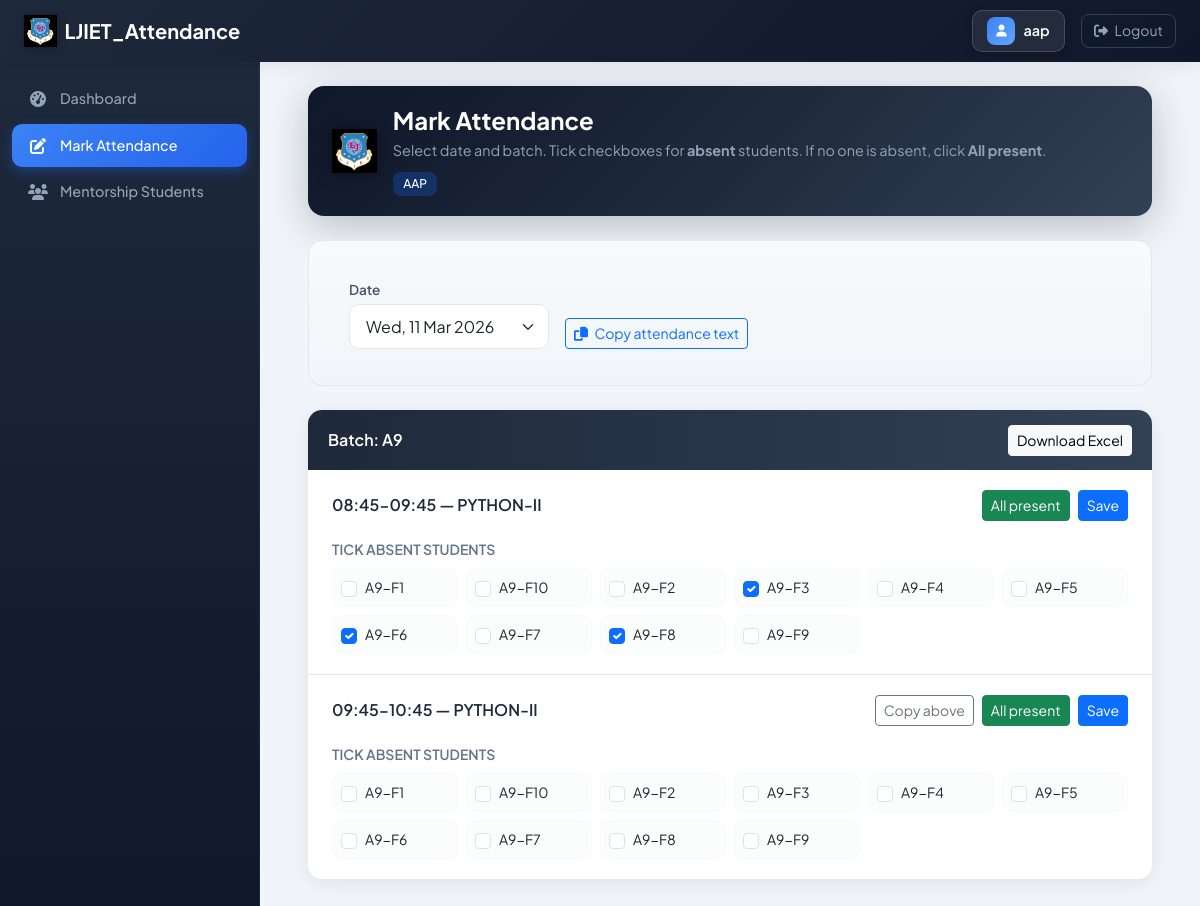
/portal/faculty/attendance/ (signed in), run on the app's committed database.
### core/models.py (models this page shows, shortened)
class Faculty(models.Model):
    department = models.ForeignKey(Department, on_delete=models.CASCADE)
    full_name = models.CharField(max_length=200)
    short_name = models.CharField(max_length=30)  # e.g. UMS, PSK
    email = models.EmailField(blank=True)
    user = models.OneToOneField(
        User, on_delete=models.SET_NULL, null=True, blank=True, related_name='faculty_profile'
    )
    class Meta:
        ordering = ['full_name']
        verbose_name_plural = 'Faculties'

class Batch(models.Model):
    department = models.ForeignKey(Department, on_delete=models.CASCADE)
    name = models.CharField(max_length=100)  # e.g. A1, B2, CE-A
    class Meta:
        ordering = ['name']
        unique_together = ('department', 'name')

class ScheduleSlot(models.Model):
    department = models.ForeignKey(Department, on_delete=models.CASCADE)
    faculty = models.ForeignKey(Faculty, on_delete=models.CASCADE)
    subject = models.ForeignKey(Subject, on_delete=models.CASCADE)
    batch = models.ForeignKey(Batch, on_delete=models.CASCADE)
    day = models.CharField(max_length=20)  # Monday, Tuesday, ...
    time_slot = models.CharField(max_length=50)  # e.g. 08:45-09:45, Lec 1
    class Meta:
        ordering = ['day', 'time_slot']
        unique_together = ('department', 'batch', 'day', 'time_slot')

class Subject(models.Model):
    department = models.ForeignKey(Department, on_delete=models.CASCADE)
    name = models.CharField(max_length=150)
    code = models.CharField(max_length=30, blank=True)
    class Meta:
        ordering = ['name']
        unique_together = ('department', 'name')

class Student(models.Model):
    department = models.ForeignKey(Department, on_delete=models.CASCADE)
    batch = models.ForeignKey(Batch, on_delete=models.CASCADE)
    roll_no = models.CharField(max_length=30)
    enrollment_no = models.CharField(max_length=50, blank=True)
    name = models.CharField(max_length=200)
    email = models.EmailField(blank=True)
    mentor = models.ForeignKey(
        Faculty, on_delete=models.SET_NULL, null=True, blank=True,
        related_name='mentorship_students'
    )
    user = models.OneToOneField(
        User, on_delete=models.SET_NULL, null=True, blank=True, related_name='student_profile'
    )
    class Meta:
        ordering = ['batch', 'roll_no']
        unique_together = ('department', 'batch', 'roll_no')

### core/views.py (the view, shortened to what this page needs)
# urls.py: path('faculty/attendance/', views.faculty_attendance_entry, name='faculty_attendance_entry'),
@login_required
def faculty_attendance_entry(request):
    if not user_can_faculty(request):
        return redirect('accounts:role_redirect')
    faculty = get_faculty_user(request)
    if not faculty:
        return redirect('accounts:logout')
    dept = faculty.department
    tp = TermPhase.objects.filter(department=dept).first()
    def dates_for_faculty():
        if not tp:
            return []
        holidays = get_all_holiday_dates(dept)
        entries = ScheduleSlot.objects.filter(faculty=faculty)
        day_set = {e.day.lower() for e in entries if e.day}
        out = []
        for i in range(1, 5):
            start = getattr(tp, f't{i}_start', None)
            end = getattr(tp, f't{i}_end', None)
            if not start or not end:
                continue
            cur = start
            while cur <= end:
                if cur not in holidays and cur.strftime('%A').lower() in day_set:
                    out.append(cur)
                cur += timedelta(days=1)
        adj_dates = LectureAdjustment.objects.filter(new_faculty=faculty).values_list('date', flat=True).distinct()
        return sorted(set(out))
    available_dates = dates_for_faculty()
    date_str = request.GET.get('date')
    selected_date = None
    if date_str:
        try:
            selected_date = datetime.strptime(date_str, '%Y-%m-%d').date()
            if selected_date not in available_dates:
                selected_date = available_dates[0] if available_dates else None
        except Exception:
            selected_date = available_dates[0] if available_dates else None
    else:
        selected_date = available_dates[0] if available_dates else None
    slots_by_batch = defaultdict(list)
    if selected_date:
        weekday = selected_date.strftime('%A')
        for s in ScheduleSlot.objects.filter(faculty=faculty, day=weekday).select_related('batch', 'subject').order_by('time_slot'):
            slots_by_batch[s.batch].append(s)
        existing_pairs = {(b, sl.time_slot) for b, slots in slots_by_batch.items() for sl in slots}
        for b in slots_by_batch:
            slots_by_batch[b].sort(key=lambda s: s.time_slot or '')
    attendance_prefill = defaultdict(lambda: defaultdict(list))
    if selected_date:
        for a in FacultyAttendance.objects.filter(faculty=faculty, date=selected_date):
            attendance_prefill[a.batch.id][a.lecture_slot] = [x.strip() for x in (a.absent_roll_numbers or '').split(',') if x.strip()]
    for batch, slots in slots_by_batch.items():
        for slot in slots:
            slot.prefill_absent_set = set(attendance_prefill.get(batch.id, {}).get(slot.time_slot, []))
            if selected_date:
                fac, subj = get_faculty_subject_for_slot(selected_date, batch, slot.time_slot)
                slot.display_subject_name = subj.name if subj else (slot.subject.name if slot.subject else 'N/A')
                slot.display_faculty_name = fac.short_name if fac else (slot.faculty.short_name if slot.faculty else '—')
    ctx = {
        'faculty': faculty,
        'available_dates': available_dates,
        'selected_date': selected_date,
        'slots_by_batch': dict(slots_by_batch),
    }
    return render(request, 'core/faculty/attendance_entry.html', ctx)

### templates/core/faculty/attendance_entry.html (shortened to what this page needs)
{% extends 'base.html' %}
{% load static %}
{% block content %}
<div class="faculty-att-hero d-flex flex-wrap justify-content-between align-items-start gap-3">
    <div class="d-flex align-items-center gap-3">
        <img src="{% static 'images/ljiet-logo.png' %}" alt="LJIET" class="hero-logo">
        <div>
            <h1 class="page-title mb-1">Mark Attendance</h1>
        <p class="page-subtitle mb-2">Select date and batch. Tick checkboxes for <strong>absent</strong> students. If no one is absent, click <strong>All present</strong>.</p>
        {% if faculty %}<div class="faculty-badges"><span class="badge bg-primary bg-opacity-25 text-white">{{ faculty.short_name }}</span></div>{% endif %}
        </div>
    </div>
</div>
<form method="get" class="card faculty-att-filters">
    <div class="card-body d-flex flex-wrap align-items-end gap-3">
        <div>
            <label class="form-label mb-1">Date</label>
            <select name="date" onchange="this.form.submit()" class="form-select form-select-app">
                {% for d in available_dates %}
                <option value="{{ d|date:'Y-m-d' }}" {% if d == selected_date %}selected{% endif %}>{{ d|date:"D, d M Y" }}</option>
                {% endfor %}
            </select>
        </div>
        {% if selected_date %}
        <div>
            <button type="button" id="copy-attendance-text-btn" class="btn btn-outline-primary btn-sm"><i class="fas fa-copy me-1"></i> Copy attendance text</button>
        </div>
        {% endif %}
    </div>
</form>
{% if selected_date %}
<div class="mb-4">
    {% for batch, slots in slots_by_batch.items %}
    <div class="card faculty-batch-card batch-slots">
        <div class="card-header">
            <span>Batch: {{ batch.name }}</span>
            <a href="{% url 'core:faculty_report_excel' %}?date={{ selected_date|date:'Y-m-d' }}&batch_id={{ batch.id }}" class="btn btn-sm btn-light">Download Excel</a>
        </div>
        {% for slot in slots %}
        <div class="slot-attendance-form" data-slot-index="{{ forloop.counter0 }}">
            <div class="d-flex flex-wrap align-items-center justify-content-between gap-3 mb-3">
                <p class="slot-title mb-0">{{ slot.time_slot }} — {{ slot.display_subject_name|default:slot.subject.name }}</p>
                <div class="d-flex gap-2 flex-wrap">
                    {% if not forloop.first %}
                    <button type="button" class="btn btn-sm btn-outline-secondary copy-above-btn" data-slot-index="{{ forloop.counter0 }}">Copy above</button>
                    {% endif %}
                    <button type="button" class="btn btn-sm btn-success all-present-btn" data-form-id="form-{{ batch.id }}-{{ forloop.counter0 }}">All present</button>
                    <button type="submit" form="form-{{ batch.id }}-{{ forloop.counter0 }}" class="btn btn-sm btn-primary">Save</button>
                </div>
            </div>
            <form id="form-{{ batch.id }}-{{ forloop.counter0 }}" method="post" action="{% url 'core:faculty_attendance_save' %}">
                <label class="form-label small text-uppercase fw-semibold mb-2">Tick absent students</label>
                <div class="row g-2">
                    {% for s in batch.student_set.all %}
                    <div class="col-4 col-sm-3 col-md-2">
                        <label class="d-flex align-items-center gap-2 p-2 rounded-3 border border-light bg-light bg-opacity-50 mb-0" style="cursor:pointer;">
                            <input type="checkbox" name="absent_roll_numbers" value="{{ s.roll_no }}" {% if s.roll_no in slot.prefill_absent_set %}checked{% endif %} class="form-check-input">
                            <span class="small text-truncate" title="{{ s.roll_no }} — {{ s.name }}">{{ s.roll_no }}</span>
                        </label>
                    </div>
                    {% endfor %}
                </div>
            </form>
        </div>
        {% endfor %}
    </div>
    {% empty %}
    <p class="text-secondary">No lectures for this date.</p>
    {% endfor %}
</div>
{% else %}
<p class="text-secondary">Set term phases so that lecture dates are available.</p>
{% endif %}
{% endblock %}

### templates/base.html (shortened to what this page needs)
{% load static %}
<!DOCTYPE html>
<html lang="en">
<head>
    <link href="https://cdn.jsdelivr.net/npm/bootstrap@5.3.2/dist/css/bootstrap.min.css" rel="stylesheet">
    <link rel="stylesheet" href="https://cdnjs.cloudflare.com/ajax/libs/font-awesome/6.4.0/css/all.min.css">
</head>
<body>
    <nav class="navbar navbar-expand-lg app-navbar sticky-top">
        <div class="container-fluid px-3 px-lg-4">
            <a class="navbar-brand d-flex align-items-center gap-2" href="{% url 'accounts:role_redirect' %}">
                <img src="{% static 'images/ljiet-logo.png' %}" alt="LJIET" class="navbar-brand-logo">
                <span class="d-none d-sm-inline">LJIET_Attendance</span>
            </a>
            {% if user.is_authenticated %}
            <div class="d-flex align-items-center gap-2 gap-lg-3">
                <span class="user-badge" title="{{ user.get_full_name|default:user.username }}">
                    <span class="user-icon"><i class="fas fa-user"></i></span>
                    <span class="user-name text-truncate">{{ user.get_full_name|default:user.username }}</span>
                </span>
                <a href="{% url 'accounts:logout' %}" class="btn btn-logout btn-sm text-nowrap">
                    <i class="fas fa-sign-out-alt me-1"></i> <span class="d-none d-sm-inline">Logout</span>
                </a>
            </div>
            {% endif %}
        </div>
    </nav>
    <div class="d-flex">
        {% if user.is_authenticated and sidebar_links %}
        <aside class="app-sidebar d-none d-lg-block flex-shrink-0">
            <nav class="d-flex flex-column gap-0">
                {% for item in sidebar_links %}
                <a href="{{ item.url }}" class="sidebar-link {% if request.resolver_match.url_name == item.active_name %}active{% endif %}">
                    <i class="fas {{ item.icon }}"></i>
                    <span>{{ item.label }}</span>
                </a>
                {% endfor %}
            </nav>
        </aside>
        {% endif %}
        <main class="main-content w-100 px-3 px-md-4 px-lg-5 py-3 py-lg-4">
            {% block content %}{% endblock %}
        </main>
    </div>
</body>
</html>

### data on the page
Faculty: short_name "AAP"
Batch: name "A9"
ScheduleSlot: time_slot "08:45-09:45", display_subject_name "PYTHON-II"
Student: roll_no "A9-F1"
Student: roll_no "A9-F10"
Student: roll_no "A9-F2"
Student: roll_no "☑", roll_no "A9-F3"
Student: roll_no "A9-F4"
Student: roll_no "A9-F5"
Student: roll_no "☑", roll_no "A9-F6"
Student: roll_no "A9-F7"
Student: roll_no "☑", roll_no "A9-F8"
Student: roll_no "A9-F9"
ScheduleSlot: time_slot "09:45-10:45", display_subject_name "PYTHON-II"

### other printed values
{{ user.get_full_name|default:user.username }} "aap"
{{ item.label }} "Dashboard" "Mark Attendance" "Mentorship Students"
form field date "Wed, 11 Mar 2026"
